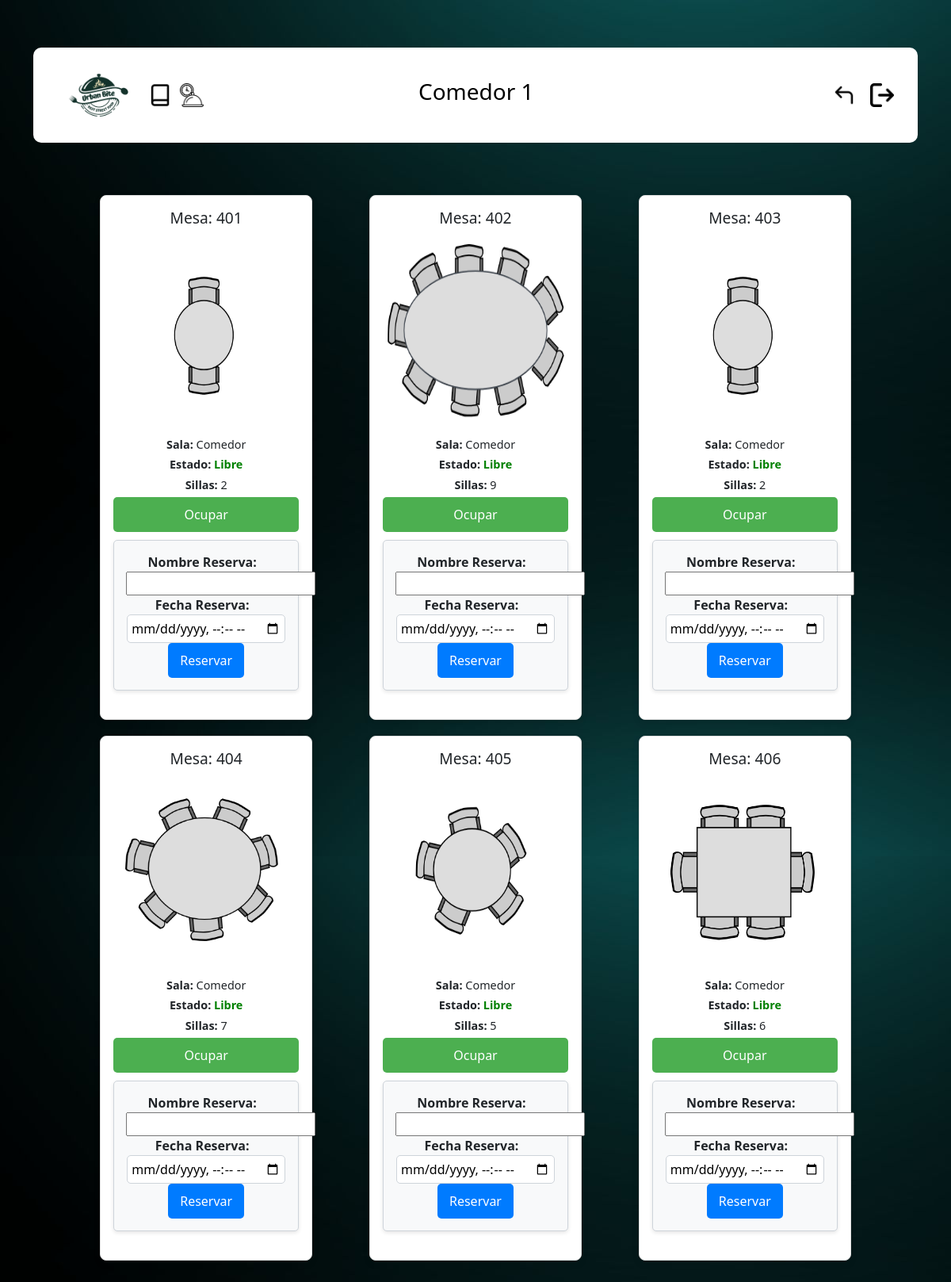
The app's page /gestionar_mesas.php?categoria=Comedor&id_sala=4 (signed in) with its own data.
### tables this page shows
CREATE TABLE tbl_salas (
    id_sala INT PRIMARY KEY AUTO_INCREMENT,
    nombre_sala VARCHAR(100),
    tipo_sala VARCHAR(50),        
    capacidad INT,
    imagen VARCHAR(255)
);

CREATE TABLE tbl_mesas (
    id_mesa INT PRIMARY KEY AUTO_INCREMENT,
    numero_mesa INT,
    id_sala INT,
    numero_sillas INT,
    estado ENUM('libre','ocupada') DEFAULT 'libre'
);

### gestionar_mesas.php (the view, shortened to what this page needs)
<?php
require_once('./php/conexion.php');
$id_sala = isset($_GET['id_sala']) ? $_GET['id_sala'] : 0;
try {
    $query_nombre_sala = "SELECT nombre_sala FROM tbl_salas WHERE id_sala = :id_sala";
    $stmt_nombre_sala = $conexion->prepare($query_nombre_sala);
    $stmt_nombre_sala->bindParam(':id_sala', $id_sala, PDO::PARAM_INT);
    $stmt_nombre_sala->execute();
    $nombre_sala = "Sala no encontrada";
    if ($row = $stmt_nombre_sala->fetch(PDO::FETCH_ASSOC)) {
        $nombre_sala = htmlspecialchars($row['nombre_sala']);
    }
} catch (Exception $e) {
    echo "Error: " . $e->getMessage();
}
?>
<!DOCTYPE html>
<html lang="en">
<head>
    <link rel="stylesheet" href="./css/menu.css">
    <link href="https://cdn.jsdelivr.net/npm/bootstrap@5.3.3/dist/css/bootstrap.min.css" rel="stylesheet">
</head>
<body data-usuario="<?php echo htmlspecialchars($_SESSION['Usuario'], ENT_QUOTES, 'UTF-8'); ?>" data-sweetalert="<?php echo $_SESSION['sweetalert_mostrado'] ? 'true' : 'false'; ?>" data-mesa-sweetalert="<?php echo isset($_SESSION['mesa_sweetalert']) && $_SESSION['mesa_sweetalert'] ? 'true' : 'false'; ?>">
    <div class="container">
        <nav class="navegacion">
            <div class="navbar-left">
                <a href="./menu.php"><img src="./img/logo.png" alt="Logo de la Marca" class="logo" style="width: 100%;"></a>
                <a href="./registro.php"><img src="./img/lbook.png" alt="Ícono adicional" class="navbar-icon"></a>
                <a href="./reservas.php"><img src="./img/food.png" alt="Ícono adicional" class="navbar-icon"></a>
            </div>
            <div class="navbar-title">
                <h3><?php echo htmlspecialchars($nombre_sala); ?></h3>
            </div>
            <div class="navbar-right" style="margin-right: 18px;">
                <a href="./menu.php"><img src="./img/atras.png" alt="Logout" class="navbar-icon"></a>
            </div>
            <div class="navbar-right">
                <a href="./salir.php"><img src="./img/logout.png" alt="Logout" class="navbar-icon"></a>
            </div>
        </nav>
        <div class='mesas-container'>
            <?php
            $conexion->beginTransaction();
            try {
                $usuario = $_SESSION['usuario'];
                $query_usuario = "SELECT id_usuario FROM tbl_usuarios WHERE nombre_user = :usuario";
                $stmt_usuario = $conexion->prepare($query_usuario);
                $stmt_usuario->bindParam(':usuario', $usuario, PDO::PARAM_STR);
                $stmt_usuario->execute();
                $id_usuario = $stmt_usuario->fetchColumn();
                if (isset($_GET['categoria']) && isset($_GET['id_sala'])) {
                    $categoria_seleccionada = $_GET['categoria'];
                    $id_sala = $_GET['id_sala'];
                    $query_salas = "SELECT * FROM tbl_salas WHERE tipo_sala = :categoria AND id_sala = :id_sala";
                    $stmt_salas = $conexion->prepare($query_salas);
                    $stmt_salas->bindParam(':categoria', $categoria_seleccionada, PDO::PARAM_STR);
                    $stmt_salas->bindParam(':id_sala', $id_sala, PDO::PARAM_INT);
                    $stmt_salas->execute();
                    $result_salas = $stmt_salas->fetchAll(PDO::FETCH_ASSOC);
                    if (count($result_salas) > 0) {
                        $query_mesas = "SELECT * FROM tbl_mesas WHERE id_sala = :id_sala";
                        $stmt_mesas = $conexion->prepare($query_mesas);
                        $stmt_mesas->bindParam(':id_sala', $id_sala, PDO::PARAM_INT);
                        $stmt_mesas->execute();
                        $result_mesas = $stmt_mesas->fetchAll(PDO::FETCH_ASSOC);
                        if (count($result_mesas) > 0) {
                            foreach ($result_mesas as $mesa) {
                                $estado_actual = htmlspecialchars($mesa['estado']);
                                $estado_opuesto = $estado_actual === 'libre' ? 'Ocupar' : 'Liberar';
                                $mesa_id = $mesa['id_mesa'];
                                $query_ocupacion = "SELECT id_usuario FROM tbl_ocupaciones WHERE id_mesa = :mesa_id AND fecha_fin IS NULL";
                                $stmt_ocupacion = $conexion->prepare($query_ocupacion);
                                $stmt_ocupacion->bindParam(':mesa_id', $mesa_id, PDO::PARAM_INT);
                                $stmt_ocupacion->execute();
                                $id_usuario_ocupante = $stmt_ocupacion->fetchColumn();
                                $desactivar_boton = ($estado_actual === 'ocupada' && $id_usuario !== $id_usuario_ocupante);
                                echo "
                                <div class='mesa-card'>
                                    <h3>Mesa: " . htmlspecialchars($mesa['numero_mesa']) . "</h3>
                                    <div class='mesa-image'>
                                        <img src='./img/mesas/Mesa_" . htmlspecialchars($mesa['numero_sillas']) . ".png' alt='as layout'>
                                    </div>
                                    <div class='mesa-info'>
                                        <p><strong>Sala:</strong> " . htmlspecialchars($categoria_seleccionada) . "</p>
                                        <p><strong>Estado:</strong> <span class='" . ($estado_actual == 'libre' ? 'estado-libre' : 'estado-ocupada') . "'>" . ucfirst($estado_actual) . "</span></p>
                                        <p><strong>Sillas:</strong> " . htmlspecialchars($mesa['numero_sillas']) . "</p>
                                    </div>
                                    <form method='POST' action='gestionar_mesas.php?categoria=$categoria_seleccionada&id_sala=$id_sala'>
                                        <input type='hidden' name='mesa_id' value='" . htmlspecialchars($mesa['id_mesa']) . "'>
                                        <input type='hidden' name='estado' value='" . $estado_actual . "'>
                                        <button type='submit' name='cambiar_estado' class='btn-estado " . ($estado_actual === 'libre' ? 'btn-libre' : 'btn-ocupada') . "' " . ($desactivar_boton ? 'disabled' : '') . ">" . ($estado_opuesto === 'Liberar' && $desactivar_boton ? 'No puedes liberar esta mesa' : $estado_opuesto) . "</button>
                                    </form>
                                    <form method='POST' action='gestionar_mesas.php' class='reserva-form'>
                                        <input type='hidden' name='mesa_id' value='" . htmlspecialchars($mesa['id_mesa']) . "'>
                                        <input type='hidden' name='usuario_id' value='" . htmlspecialchars($id_usuario) . "'>
                                        <label for='nombre_reserva'>Nombre Reserva:</label>
                                        <input type='text' name='nombre_reserva' required>
                                        <label for='fecha_reserva'>Fecha Reserva:</label>
                                        <input type='datetime-local' name='fecha_reserva' required>
                                        <button type='submit' name='reservar' class='btn btn-primary'>Reservar</button>
                                    </form>
                                </div>
                                ";
                            }
                        } else {
                            echo "<p>No hay mesas registradas en esta sala.</p>";
                        }
                    } else {
                        echo "<p>No se encontró la sala seleccionada o no corresponde a la categoría.</p>";
                    }
                } else {
                    echo "<p>Faltan parámetros para la selección de sala o categoría.</p>";
                }
                $conexion->commit();
                $conexion = null;
            } catch (Exception $e) {
                $conexion->rollBack();
                echo "Ocurrió un error al procesar la solicitud: " . $e->getMessage();
            }
            ?>
        </div>
    </div>
</body>
</html>

### css/menu.css (style rules this page uses)
html { font-family: "Roboto", serif; font-style: normal; font-weight: bold; }
body { background-image: url(../img/fondo.jpg); justify-content: center; display: flex; flex-direction: column; height: 100%; }
.container { padding-top: 5%; padding-bottom: 5%; }
.navegacion { display: flex; justify-content: space-between; align-items: center; background-color: white; color: #000000; padding: 10px 20px; width: 100%; height: 15vh; border-radius: 10px; }
.navbar-left { display: flex; align-items: center; gap: 10px; }
.navbar-left .logo { height: auto; max-height: 22vh; width: auto; object-fit: contain; }
.btn-estado.btn-libre { background-color: #4CAF50; color: #fff; }
.navbar-left .navbar-icon { height: 30px; cursor: pointer; }
.navbar-title { width: 100%; flex-grow: 1; text-align: center; font-size: 1.2em; padding-right: 10%; }
.navbar-right img { height: 30px; cursor: pointer; }
.mesas-container { padding-top: 5%; width: 100%; display: flex; flex-wrap: wrap; justify-content: space-evenly; }
.mesa-card { width: 25%; border: 1px solid #ddd; border-radius: 8px; padding: 16px; text-align: center; background-color: #fff; margin: 10px; box-shadow: 0 4px 8px rgba(0, 0, 0, 0.1); }
.mesa-card h3 { font-size: 1.2em; margin-bottom: 10px; }
.mesa-image img { width: 80%; height: 30vh; margin-bottom: 10px; }
.mesa-info p { margin: 4px 0; font-size: 0.9em; }
.estado-libre { color: green; font-weight: bold; }
.btn-estado { width: 100%; padding: 10px; border: none; border-radius: 5px; font-size: 1em; color: #fff; background-color: #4CAF50; cursor: pointer; }
@media (min-width: 12px) { .navbar-title { font-size: 1.5em; } }
@media (min-width: 12px) { .navegacion { padding: 15px 30px; } }
@media (min-width: 12px) { .navbar-left .logo { max-height: 25vh; width: auto; } }
@media (min-width: 12px) { .mesa-card { width: 100%; margin: 10px 0; } }
@media (min-width: 12px) { .mesa-image img { height: auto; } }
@media (min-width: 12px) { .mesas-container { justify-content: center; padding-left: 2%; padding-right: 2%; } }
@media (min-width: 768px) { .mesa-card { width: 25%; border: 1px solid #ddd; border-radius: 8px; padding: 16px; text-align: center; background-color: #fff; margin: 10px; box-shadow: 0 4px 8px rgba(0, 0, 0, 0.1); } }
@media (min-width: 768px) { .navbar-left .logo { height: auto; max-height: 22vh; width: auto; object-fit: contain; } }
@media (min-width: 768px) { .mesa-image img { width: 100%; height: 30vh; margin-bottom: 10px; } }
@media (min-width: 768px) { .mesas-container { padding-top: 5%; width: 100%; display: flex; flex-wrap: wrap; justify-content: space-evenly; } }
.reserva-form { background-color: #f8f9fa; border: 1px solid #ced4da; border-radius: 5px; padding: 15px; margin-top: 10px; margin-bottom: 20px; box-shadow: 0 2px 5px rgba(0, 0, 0, 0.1); }
.reserva-form label { font-weight: bold; margin-right: 10px; }
.reserva-form input[type="datetime-local"] { border: 1px solid #ced4da; border-radius: 5px; padding: 5px; width: 200px; }
.reserva-form button { background-color: #007bff; color: white; border: none; border-radius: 5px; padding: 10px 15px; cursor: pointer; transition: background-color 0.3s; }

### records on screen
tbl_salas: nombre_sala "Comedor 1"
tbl_mesas: numero_mesa "401", estado "Libre", numero_sillas "2", estado "Ocupar"
tbl_mesas: numero_mesa "402", shows a picture, estado "Libre", numero_sillas "9", estado "Ocupar"
tbl_mesas: numero_mesa "403", estado "Libre", numero_sillas "2", estado "Ocupar"
tbl_mesas: numero_mesa "404", shows a picture, estado "Libre", numero_sillas "7", estado "Ocupar"
tbl_mesas: numero_mesa "405", shows a picture, estado "Libre", numero_sillas "5", estado "Ocupar"
tbl_mesas: numero_mesa "406", shows a picture, estado "Libre", numero_sillas "6", estado "Ocupar"
